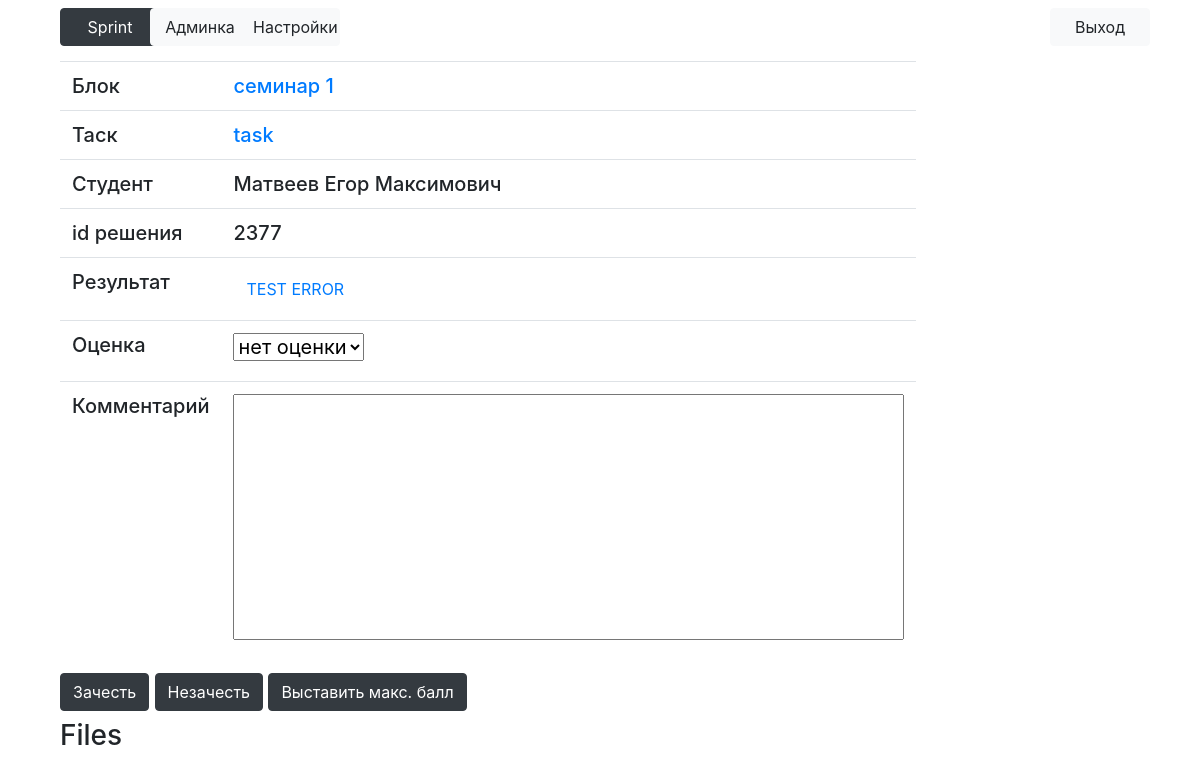
The page /solution?id=2377 (signed in) on the database as committed earlier.
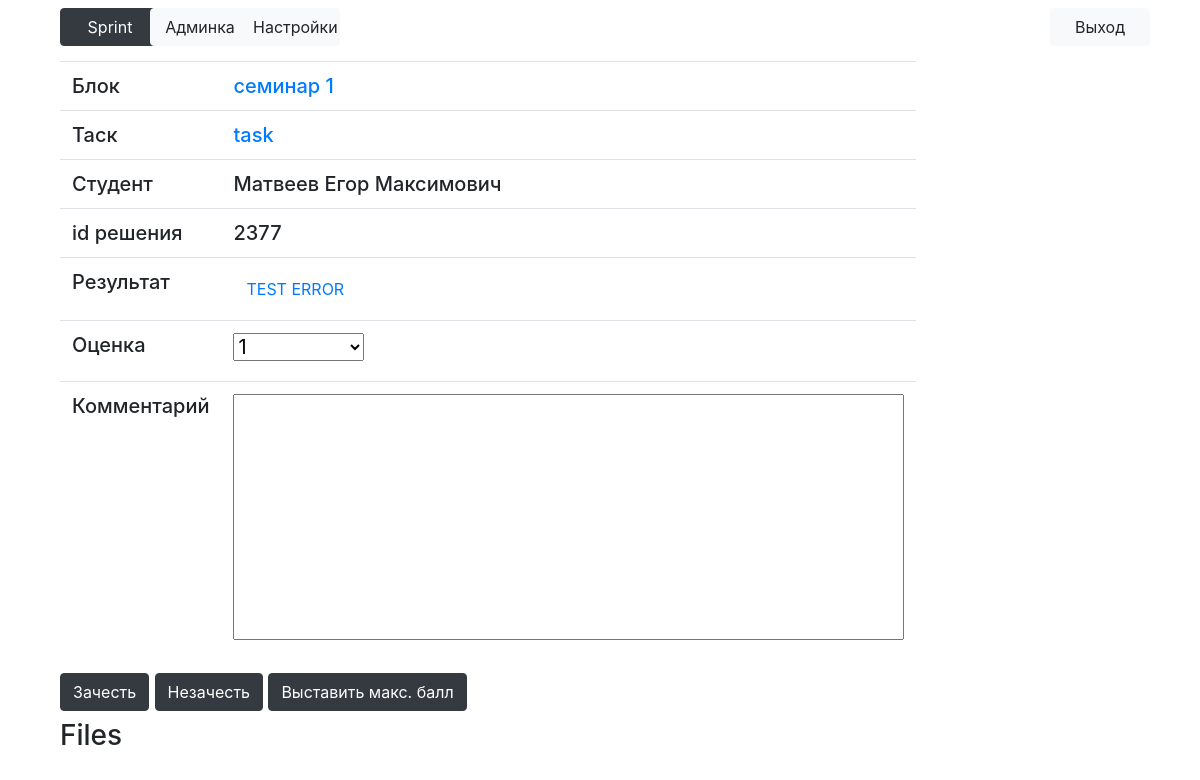
The same page on the database as committed later.
### Main/models.py (models this page shows, shortened)
class Solution(models.Model):
    task = models.ForeignKey(Task, on_delete=models.CASCADE)
    user = models.ForeignKey(User, on_delete=models.CASCADE)
    result = models.TextField()
    details = models.TextField(default='')
    time_sent = models.DateTimeField(null=True)
    mark = models.IntegerField(null=True)
    comment = models.TextField(default='')
    def path(self):
        return join(base_dir, 'solutions', str(self.id))
    @property
    def userinfo(self):
        return UserInfo.objects.get(user=self.user)
    @property
    def mark_select(self):
        line = ''
        if self.mark:
            line += '<option value="нет оценки">нет оценки</option>'
        else:
            line += '<option value="нет оценки" selected>нет оценки</option>'
        for mark in range(self.task.max_mark + 1):
            if mark == self.mark:
                line += '<option value="{}" selected>{}</option>'.format(mark, mark)
            else:
                line += '<option value="{}">{}</option>'.format(mark, mark)
        return line
    @staticmethod
    def get_files(path):
        from os import listdir
        from os.path import isfile, join
        files_dict = {}
        for file in listdir(path):
            if file == '__MACOSX' or file == 'test_folder' or file == 'bin' or file == 'obj' or file == '.vs':
                continue
            current_file = join(path, file)
            if isfile(current_file):
                if not current_file.endswith('.csproj') and not current_file.endswith('.sln'):
                    try:
                        files_dict[sep.join(current_file.split(sep)[6:])] \
                            = open(current_file, 'rb').read().decode('UTF-8')
                    except UnicodeDecodeError:
                        pass
            else:
                files_dict = {**files_dict, **Solution.get_files(current_file)}
        return files_dict
    @property
    def files(self):
        return Solution.get_files(self.path())

class Task(models.Model):
    name = models.TextField()
    block = models.ForeignKey(Block, on_delete=models.CASCADE)
    legend = models.TextField(default='')
    input = models.TextField(default='')
    output = models.TextField(default='')
    specifications = models.TextField(default='')
    time_limit = models.IntegerField(default=10000)
    weight = models.FloatField(default=1.0)
    max_mark = models.IntegerField(default=10)
    max_solutions_count = models.IntegerField(default=10)
    show_details = models.IntegerField(default=1)

class Block(models.Model):
    name = models.TextField()
    course = models.ForeignKey(Course, on_delete=models.CASCADE)
    time_start = models.DateTimeField()
    time_end = models.DateTimeField()
    opened = models.IntegerField()

class UserInfo(models.Model):
    surname = models.TextField()
    name = models.TextField()
    middle_name = models.TextField()
    group = models.TextField()
    user = models.OneToOneField(User, on_delete=models.CASCADE, null=True)
    new_block_notification = models.IntegerField(default=0)
    mark_notification = models.IntegerField(default=0)

### Main/views.py (the view, shortened to what this page needs)
# urls.py: path('solution', views.solution),
def solution(request):
    current_solution = Solution.objects.get(id=request.GET['id'])
    try:
        Subscribe.objects.get(user=request.user, course=current_solution.task.block.course)
    except ObjectDoesNotExist:
        if not request.user.is_superuser:
            return HttpResponseRedirect('/main')
    is_admin = check_admin(request.user)
    if not is_admin:
        if current_solution.user != request.user:
            return HttpResponseRedirect('/main')
    solutions_request = solutions_filter(request.GET)
    if request.path == '/admin/solution':
        from_admin = True
    else:
        from_admin = False
    has_prev, has_next = False, False
    _prev, _next = 0, 0
    pos = -1
    for p in range(len(solutions_request)):
        if solutions_request[p].id == current_solution.id:
            pos = p
            break
    if pos == -1:
        raise ValueError()
    if pos == 0 and pos != len(solutions_request) - 1:
        has_next = True
        _next = pos + 1
    elif pos != 0 and pos == len(solutions_request) - 1:
        has_prev = True
        _prev = pos - 1
    else:
        has_prev, has_next = True, True
        _prev, _next = pos - 1, pos + 1
    req = ''
    for key in request.GET.keys():
        if key != 'id':
            req += '&{}={}'.format(key, request.GET[key])
    if len(solutions_request) == 1:
        has_next, has_prev, _next, _prev = False, False, 0, 0
    return render(request, 'solution.html', context={'solution': current_solution,
                                                     'is_admin': is_admin,
                                                     'from_admin': from_admin,
                                                     'can_edit': check_admin_on_course(request.user, current_solution
                                                                                       .task.block.course),
                                                     'has_prev': has_prev,
                                                     'has_next': has_next,
                                                     'prev': solutions_request[_prev].id,
                                                     'next': solutions_request[_next].id,
                                                     'req': req})

### Main/main.py (called while the page is built, shortened)
def check_login(user):
    return user.is_authenticated

def check_admin(user):
    if check_teacher(user):
        return True

def check_teacher(user):
    return user.is_staff and check_login(user)

def check_admin_on_course(user, course):
    if user.is_superuser:
        return True
    try:
        s = Subscribe.objects.get(user=user, course=course)
    except ObjectDoesNotExist:
        return False
    return s.is_assistant or user.is_staff

def solutions_filter(request):
    try:
        solutions = list(reversed(Solution.objects.filter(task__block_id=request['block_id'])))
    except MultiValueDictKeyError as e:
        return [Solution.objects.get(id=request['id'])]

### templates/solution.html (shortened to what the changed rows need)
{% extends 'base.html' %}
{% if can_edit %}{% block onload %}fillContent(){% endblock %}{% endif %}
{% block content %}
        <div class="row">
            <div class="col-6">
                <h5>
                    <form method="POST">
                        <table class="table">
                            <tr>
                                <td>
                                    <a href="{% if from_admin %}/admin{% endif %}/block?id={{ solution.task.block.id }}">{{ solution.task.block.name }}</a>
                                </td>
                            </tr>
                            <tr>
                                <td>
                                    <a href="{% if from_admin %}/admin{% endif %}/task?id={{ solution.task.id }}">{{ solution.task.name }}</a>
                                </td>
                            </tr>
                            <tr>
                                <td>
                                    Студент
                                </td>
                                <td>
                                    {{ solution.userinfo.surname }} {{ solution.userinfo.name }} {{ solution.userinfo.middle_name }}
                                </td>
                            </tr>
                            <tr>
                                <td>
                                    id решения
                                </td>
                                <td>
                                    {{ solution.id }}
                                </div>
                            <tr>
                                <td>
                                {% if can_edit or solution.task.showable %}
                                <button type="button" class="btn btn-link" data-toggle="modal" data-target="#resultModalLong{{ solution.id }}">
                                  {{ solution.result }}
                                </button>
                        {% else %}
                                {{ solution.result }}
                        {% endif %}
                                </td>
                            </tr>
                            <tr>
                                <td>
                                    {% if can_edit %}
                                        <label>
                                            <select name="mark">
                                                {% autoescape off %}
                                                    {{ solution.mark_select }}
                                                {% endautoescape %}
                                            </select>
                                        </label>
                                    {% else %}
                                        {{ solution.mark_property }}
                                    {% endif %}
                                </td>
                            </tr>
            </div>
        </div>
{% endblock %}

Rows that differ between the two databases and show on the page:
changed Solution "TEST ERROR": mark "нет оценки" → "1"
